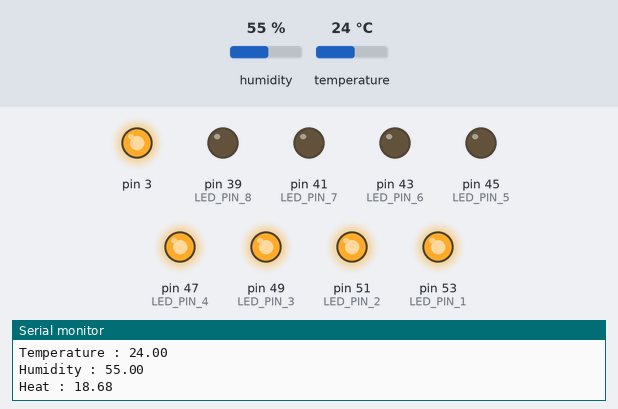
Bench run of a sketch on a simulated Arduino Mega 2560, built with avr-gcc and run on an emulated ATmega2560. Parts: output pins drawn as LEDs (lit = HIGH), the last lines printed to the serial monitor. The test bench sets the inputs (shaded band); at power-on: temperature 24 °C, humidity 55 %.

Above: at 2.8 s.
2.9 s: temperature set to 28 °C
At 5.7 s:
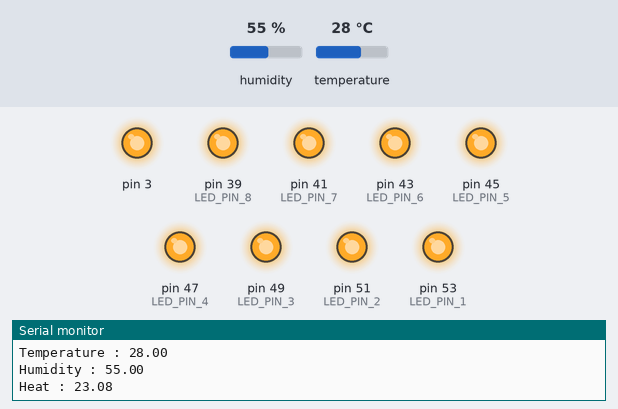
6.0 s: temperature set to 21 °C
At 7.2 s:
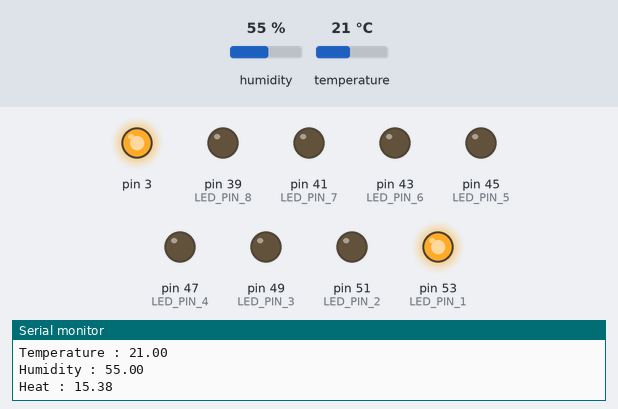
8.7 s: temperature set to 23 °C
At 11.3 s:
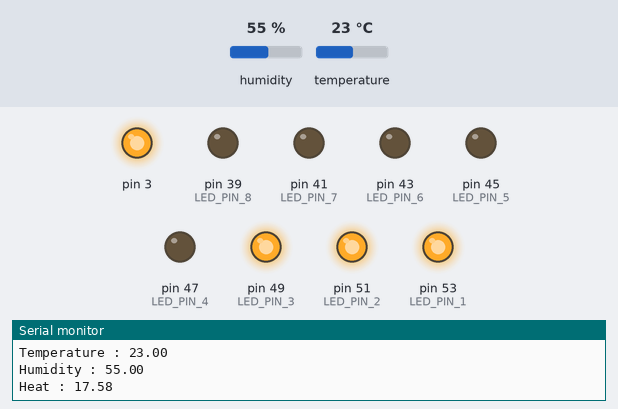
12.1 s: temperature set to 25 °C
At 14.0 s:
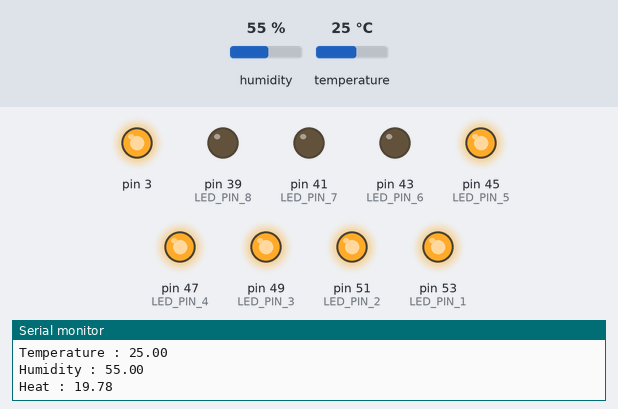
14.8 s: temperature set to 22 °C
At 17.9 s:
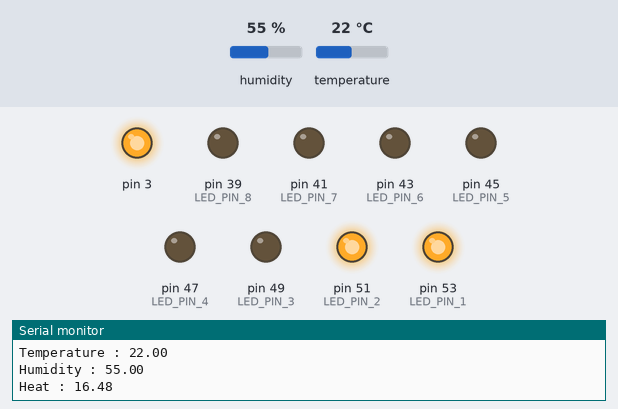
18.2 s: temperature set to 12 °C
At 19.5 s:
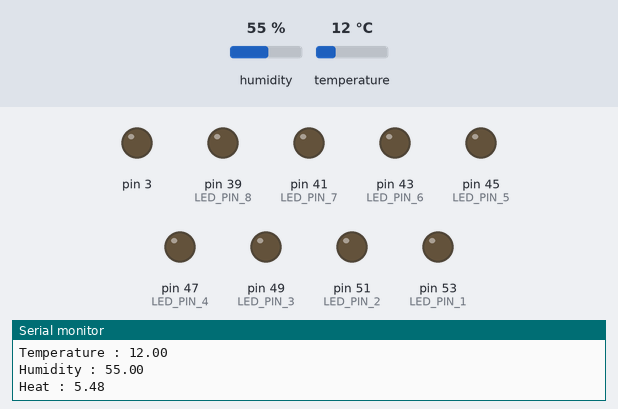
Timing chart, 0 to 21.2 s (numbered marks = the images above; inputs shaded):
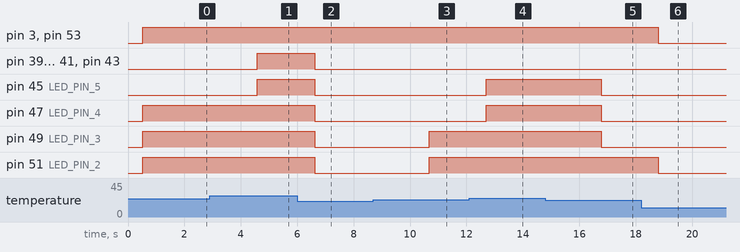

The sketch:

Temperature_and_Humid_and_HEAT.ino
```cpp
#include "DHT.h"              //레인지 잘 파악하기.

const uint8_t LED_PIN_1 {53} ;
const uint8_t LED_PIN_2 {51} ;
const uint8_t LED_PIN_3 {49} ;
const uint8_t LED_PIN_4 {47} ;
const uint8_t LED_PIN_5 {45} ;
const uint8_t LED_PIN_6 {43} ;
const uint8_t LED_PIN_7 {41} ;
const uint8_t LED_PIN_8 {39} ;

enum PINS
{
  DHT11_PIN = A8,
  RELAY_SWITCH = 3U,
};

class DHT dht {DHT(DHT11_PIN, 11, 6)}; // DHT 센서 객체 생성. (DHT.h를 확인하고 사용), 6은 default값이라서 안써도 된다.
                //(핀번호, 버전, 디폴트값)
void setup() {
  // put your setup code here, to run once:
  Serial.begin(115200UL);                    //정밀 센서들은 초기화가 필수이다.
  dht.begin();                              //센서 초기화     //객체 안의 함수이기 때문에 dht.을 해야한다.
  pinMode(LED_PIN_1, OUTPUT);
  pinMode(LED_PIN_2, OUTPUT);
  pinMode(LED_PIN_3, OUTPUT);
  pinMode(LED_PIN_4, OUTPUT);
  pinMode(LED_PIN_5, OUTPUT);
  pinMode(LED_PIN_6, OUTPUT);
  pinMode(LED_PIN_7, OUTPUT);
  pinMode(LED_PIN_8, OUTPUT);
  pinMode(RELAY_SWITCH, OUTPUT);
}

void loop() {
  // put your main code here, to run repeatedly:
  float temperature {dht.readTemperature()};                //온도             //유니폼 이니셜라이져.
  Serial.print(F("Temperature : "));
  Serial.println(temperature);
  float humidity {dht.readHumidity()};                      //습도             //객체 내 함수는 .을 반드시 사용
  Serial.print(F("Humidity : "));
  Serial.println(humidity);                                 //new line
  float heat {dht.computeHeatIndex(temperature, humidity)}; //열체크
  Serial.print(F("Heat : "));                               //equal line
  Serial.println(heat);                                     //new line
  delay(500UL);
  if(28.0f <= temperature)                                  // 큰 값부터 순차적으로 내려가는 식으로 코딩하는게 좋다.
  {
    digitalWrite(RELAY_SWITCH, HIGH);
    digitalWrite(LED_PIN_1, HIGH);
    digitalWrite(LED_PIN_2, HIGH);
    digitalWrite(LED_PIN_3, HIGH);
    digitalWrite(LED_PIN_4, HIGH);
    digitalWrite(LED_PIN_5, HIGH);
    digitalWrite(LED_PIN_6, HIGH);
    digitalWrite(LED_PIN_7, HIGH);
    digitalWrite(LED_PIN_8, HIGH);
  }
  else if(27.0f <= temperature && temperature < 28.0f)
  {
    digitalWrite(RELAY_SWITCH, HIGH);
    digitalWrite(LED_PIN_1, HIGH);
    digitalWrite(LED_PIN_2, HIGH);
    digitalWrite(LED_PIN_3, HIGH);
    digitalWrite(LED_PIN_4, HIGH);
    digitalWrite(LED_PIN_5, HIGH);
    digitalWrite(LED_PIN_6, HIGH);
    digitalWrite(LED_PIN_7, HIGH);
    digitalWrite(LED_PIN_8, LOW);
  }
  else if(26.0f <= temperature && temperature < 27.0f)
  {
    digitalWrite(RELAY_SWITCH, HIGH);
    digitalWrite(LED_PIN_1, HIGH);
    digitalWrite(LED_PIN_2, HIGH);
    digitalWrite(LED_PIN_3, HIGH);
    digitalWrite(LED_PIN_4, HIGH);
    digitalWrite(LED_PIN_5, HIGH);
    digitalWrite(LED_PIN_6, HIGH);
    digitalWrite(LED_PIN_7, LOW);
    digitalWrite(LED_PIN_8, LOW);
  }
  else if(25.0f <= temperature && temperature < 26.0f)
  {
    digitalWrite(RELAY_SWITCH, HIGH);
    digitalWrite(LED_PIN_1, HIGH);
    digitalWrite(LED_PIN_2, HIGH);
    digitalWrite(LED_PIN_3, HIGH);
    digitalWrite(LED_PIN_4, HIGH);
    digitalWrite(LED_PIN_5, HIGH);
    digitalWrite(LED_PIN_6, LOW);
    digitalWrite(LED_PIN_7, LOW);
    digitalWrite(LED_PIN_8, LOW);
  }
  else if(24.0f <= temperature && temperature < 25.0f)
  {
    digitalWrite(RELAY_SWITCH, HIGH);
    digitalWrite(LED_PIN_1, HIGH);
    digitalWrite(LED_PIN_2, HIGH);
    digitalWrite(LED_PIN_3, HIGH);
    digitalWrite(LED_PIN_4, HIGH);
    digitalWrite(LED_PIN_5, LOW);
    digitalWrite(LED_PIN_6, LOW);
    digitalWrite(LED_PIN_7, LOW);
    digitalWrite(LED_PIN_8, LOW);
  }
  else if(23.0f <= temperature && temperature < 24.0f)
  {
    digitalWrite(RELAY_SWITCH, HIGH);
    digitalWrite(LED_PIN_1, HIGH);
    digitalWrite(LED_PIN_2, HIGH);
    digitalWrite(LED_PIN_3, HIGH);
    digitalWrite(LED_PIN_4, LOW);
    digitalWrite(LED_PIN_5, LOW);
    digitalWrite(LED_PIN_6, LOW);
    digitalWrite(LED_PIN_7, LOW);
    digitalWrite(LED_PIN_8, LOW);
  }
  else if(22.0f <= temperature && temperature < 23.0f)
  {
    digitalWrite(RELAY_SWITCH, HIGH);
    digitalWrite(LED_PIN_1, HIGH);
    digitalWrite(LED_PIN_2, HIGH);
    digitalWrite(LED_PIN_3, LOW);
    digitalWrite(LED_PIN_4, LOW);
    digitalWrite(LED_PIN_5, LOW);
    digitalWrite(LED_PIN_6, LOW);
    digitalWrite(LED_PIN_7, LOW);
    digitalWrite(LED_PIN_8, LOW);
  }
  else if(21.0f <= temperature && temperature < 22.0f)    //정확한 실수값 float type
  {
    digitalWrite(RELAY_SWITCH, HIGH);
    digitalWrite(LED_PIN_1, HIGH);
    digitalWrite(LED_PIN_2, LOW);
    digitalWrite(LED_PIN_3, LOW);
    digitalWrite(LED_PIN_4, LOW);
    digitalWrite(LED_PIN_5, LOW);
    digitalWrite(LED_PIN_6, LOW);
    digitalWrite(LED_PIN_7, LOW);
    digitalWrite(LED_PIN_8, LOW);
  }
  else
  {
    digitalWrite(RELAY_SWITCH, LOW);
    digitalWrite(LED_PIN_1, LOW);
    digitalWrite(LED_PIN_2, LOW);
    digitalWrite(LED_PIN_3, LOW);
    digitalWrite(LED_PIN_4, LOW);
    digitalWrite(LED_PIN_5, LOW);
    digitalWrite(LED_PIN_6, LOW);
    digitalWrite(LED_PIN_7, LOW);
    digitalWrite(LED_PIN_8, LOW);
  }
}
```

Measured:
- after the input at 2.9 s, pin 39 (LED_PIN_8), pin 41 (LED_PIN_7), pin 43 (LED_PIN_6), pin 45 (LED_PIN_5): LOW → HIGH after 1.7 s
- after the input at 6.0 s, pin 39 (LED_PIN_8), pin 41 (LED_PIN_7), pin 43 (LED_PIN_6), pin 45 (LED_PIN_5), pin 47 (LED_PIN_4), pin 49 (LED_PIN_3), pin 51 (LED_PIN_2): HIGH → LOW after 0.62 s
- after the input at 8.7 s, pin 49 (LED_PIN_3), pin 51 (LED_PIN_2): LOW → HIGH after 2.0 s
- after the input at 12.1 s, pin 45 (LED_PIN_5), pin 47 (LED_PIN_4): LOW → HIGH after 0.61 s
- after the input at 14.8 s, pin 45 (LED_PIN_5), pin 47 (LED_PIN_4), pin 49 (LED_PIN_3): HIGH → LOW after 2.0 s
- after the input at 18.2 s, pin 3, pin 51 (LED_PIN_2), pin 53 (LED_PIN_1): HIGH → LOW after 0.60 s
